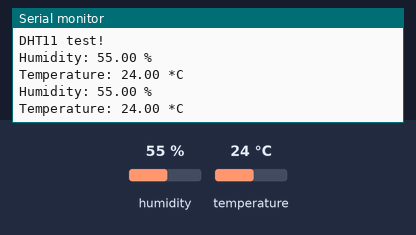
A sketch run on a simulated ESP8266 (NodeMCU). On the bench: the last lines printed to the serial monitor. The inputs (shaded band) are chosen by the test bench; at power-on: humidity 55 %, temperature 24 °C.

Above: at 4.8 s.
4.9 s: humidity set to 22 %
At 6.4 s:
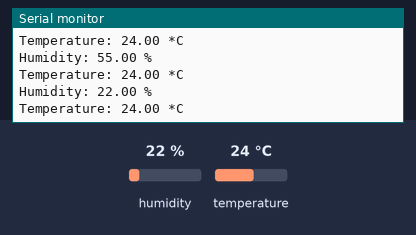
7.9 s: temperature set to 12 °C
At 9.3 s:
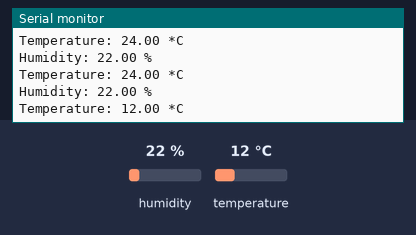
10.9 s: humidity set to 40 %
At 12.7 s:
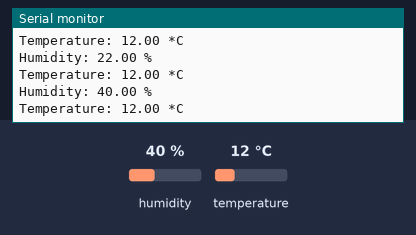
Timing chart, 0 to 14.2 s (numbered marks = the images above; inputs shaded):
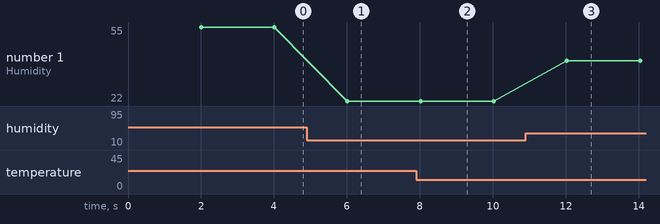

The sketch:

ReadDHT.ino
```cpp
#include "DHT.h"

#define DHTPIN D1     // what pin we're connected to

#define DHTTYPE DHT12   // DHT 11


// Initialize DHT sensor.
// Note that older versions of this library took an optional third parameter to
// tweak the timings for faster processors.  This parameter is no longer needed
// as the current DHT reading algorithm adjusts itself to work on faster procs.
DHT dht(DHTPIN, DHTTYPE);

void setup() {
  Serial.begin(9600);
  Serial.println("DHT11 test!");

  dht.begin();
}

void loop() {
  // Wait a few seconds between measurements.
  delay(2000);

  // Reading temperature or humidity takes about 250 milliseconds!
  // Sensor readings may also be up to 2 seconds 'old' (its a very slow sensor)
  float h = dht.readHumidity();
  // Read temperature as Celsius (the default)
  float t = dht.readTemperature();
  // Read temperature as Fahrenheit (isFahrenheit = true)
  float f = dht.readTemperature(true);

  // Check if any reads failed and exit early (to try again).
  if (isnan(h) || isnan(t)) {
    Serial.println("Impossible to read data from DHT11!");
    return;
  }

  Serial.print("Humidity: ");
  Serial.print(h);
  Serial.println(" % ");
  Serial.print("Temperature: ");
  Serial.print(t);
  Serial.println(" *C ");
  Serial.println("");
}
```

Measured:
- after the input at 4.9 s, the serial monitor: prints a new line after 1.1 s (image 1)
- after the input at 7.9 s, the serial monitor: prints a new line after 0.12 s (image 2)
- after the input at 10.9 s, the serial monitor: prints a new line after 1.1 s (image 3)
- plotted number 1: 55 → 22 after the input at 4.9 s, 22 → 40 after the input at 10.9 s
